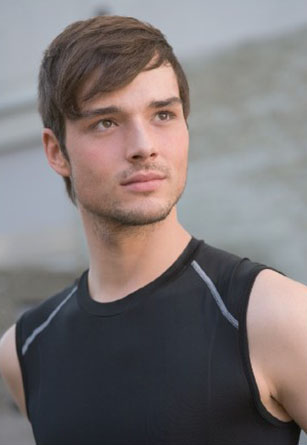
#> input picture chapter1/handsome.jpg, 307 x 445 px
$ python code08.py   (older library calls are emulated)
#> lines starting #> are read from the running program, lines starting #| are printed output that depends on the picture
### chapter1/imtools.py
from PIL import Image
from pylab import *
# [4 lines left out: function imresize, not called in this run]
def histeq(im,nbr_bins=256):
    """ Histogram equalization of a grayscale image. """
    # get image histogram
    imhist,bins = histogram(im.flatten(),nbr_bins,normed=True)
    cdf = imhist.cumsum() # cumulative distribution function
    cdf = 255 * cdf / cdf[-1] # normalize
    # use linear interpolation of cdf to find new pixel values
    im2 = interp(im.flatten(),bins[:-1],cdf)
    return im2.reshape(im.shape), cdf

### chapter1/code08.py
import imtools
from pylab import *
def showImage(im):
    figure()
    subplot(221)
    axis('off')
    imshow(im)
    subplot(222)
    title('Histogram of red color')
    hist(im[:, :, 0].flatten(), bins=256)   #红色通道直方图
    subplot(223)
    title('Histogram of green color')
    hist(im[:, :, 1].flatten(), bins=256)   #绿色通道直方图
    subplot(224)
    title('Histogram of blue color')
    hist(im[:, :, 2].flatten(), bins=256)   #蓝色通道直方图

im=imread('handsome.jpg')
#> im is the input picture: shape (445, 307, 3); mean R, G, B 123.2, 116.1, 116.4
showImage(im)   #显示图像和直方图
#分别调整r、g、b通道的对比度
red,rcdf=imtools.histeq(im[:,:,0])
#> in histeq, `imhist,bins = histogram(im.flatten(),nbr_bins,normed=True)`: imhist = 256 values, max 0.025 at index 33, min 0 at index 1, mean 0.00417; bins = 257 values from 8 to 248
#> in histeq, `cdf = imhist.cumsum()`: cdf = 256 values from 7.81e-06 to 1.07
#> in histeq, `cdf = 255 * cdf / cdf[-1]`: cdf = 256 values from 0.00187 to 255
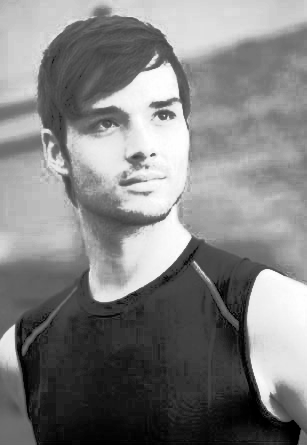
#> red: shape (445, 307) float64; min 0.00187, max 255, mean 129.5
#> rcdf = 256 values from 0.00187 to 255
green,gcdf=imtools.histeq(im[:,:,1])
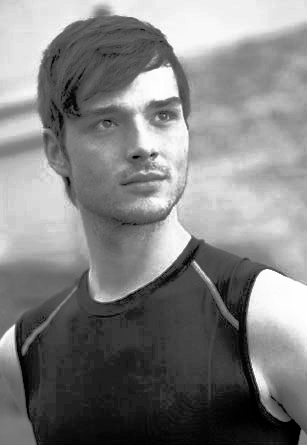
#> green: shape (445, 307) float64; min 0.00187, max 255, mean 129.4
#> gcdf = 256 values from 0.00187 to 255
blue,bcdf=imtools.histeq(im[:,:,2])
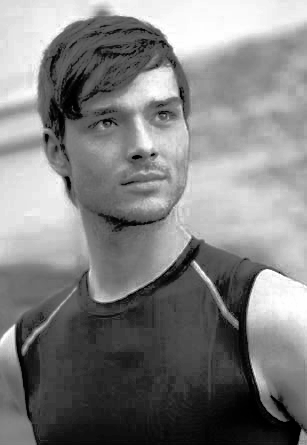
#> blue: shape (445, 307) float64; min 0.00933, max 255, mean 129.1
#> bcdf = 256 values from 0.00933 to 255
#将调整后的值赋值给原图像
#> (the run stopped early here; a loop or call above may not have finished)
